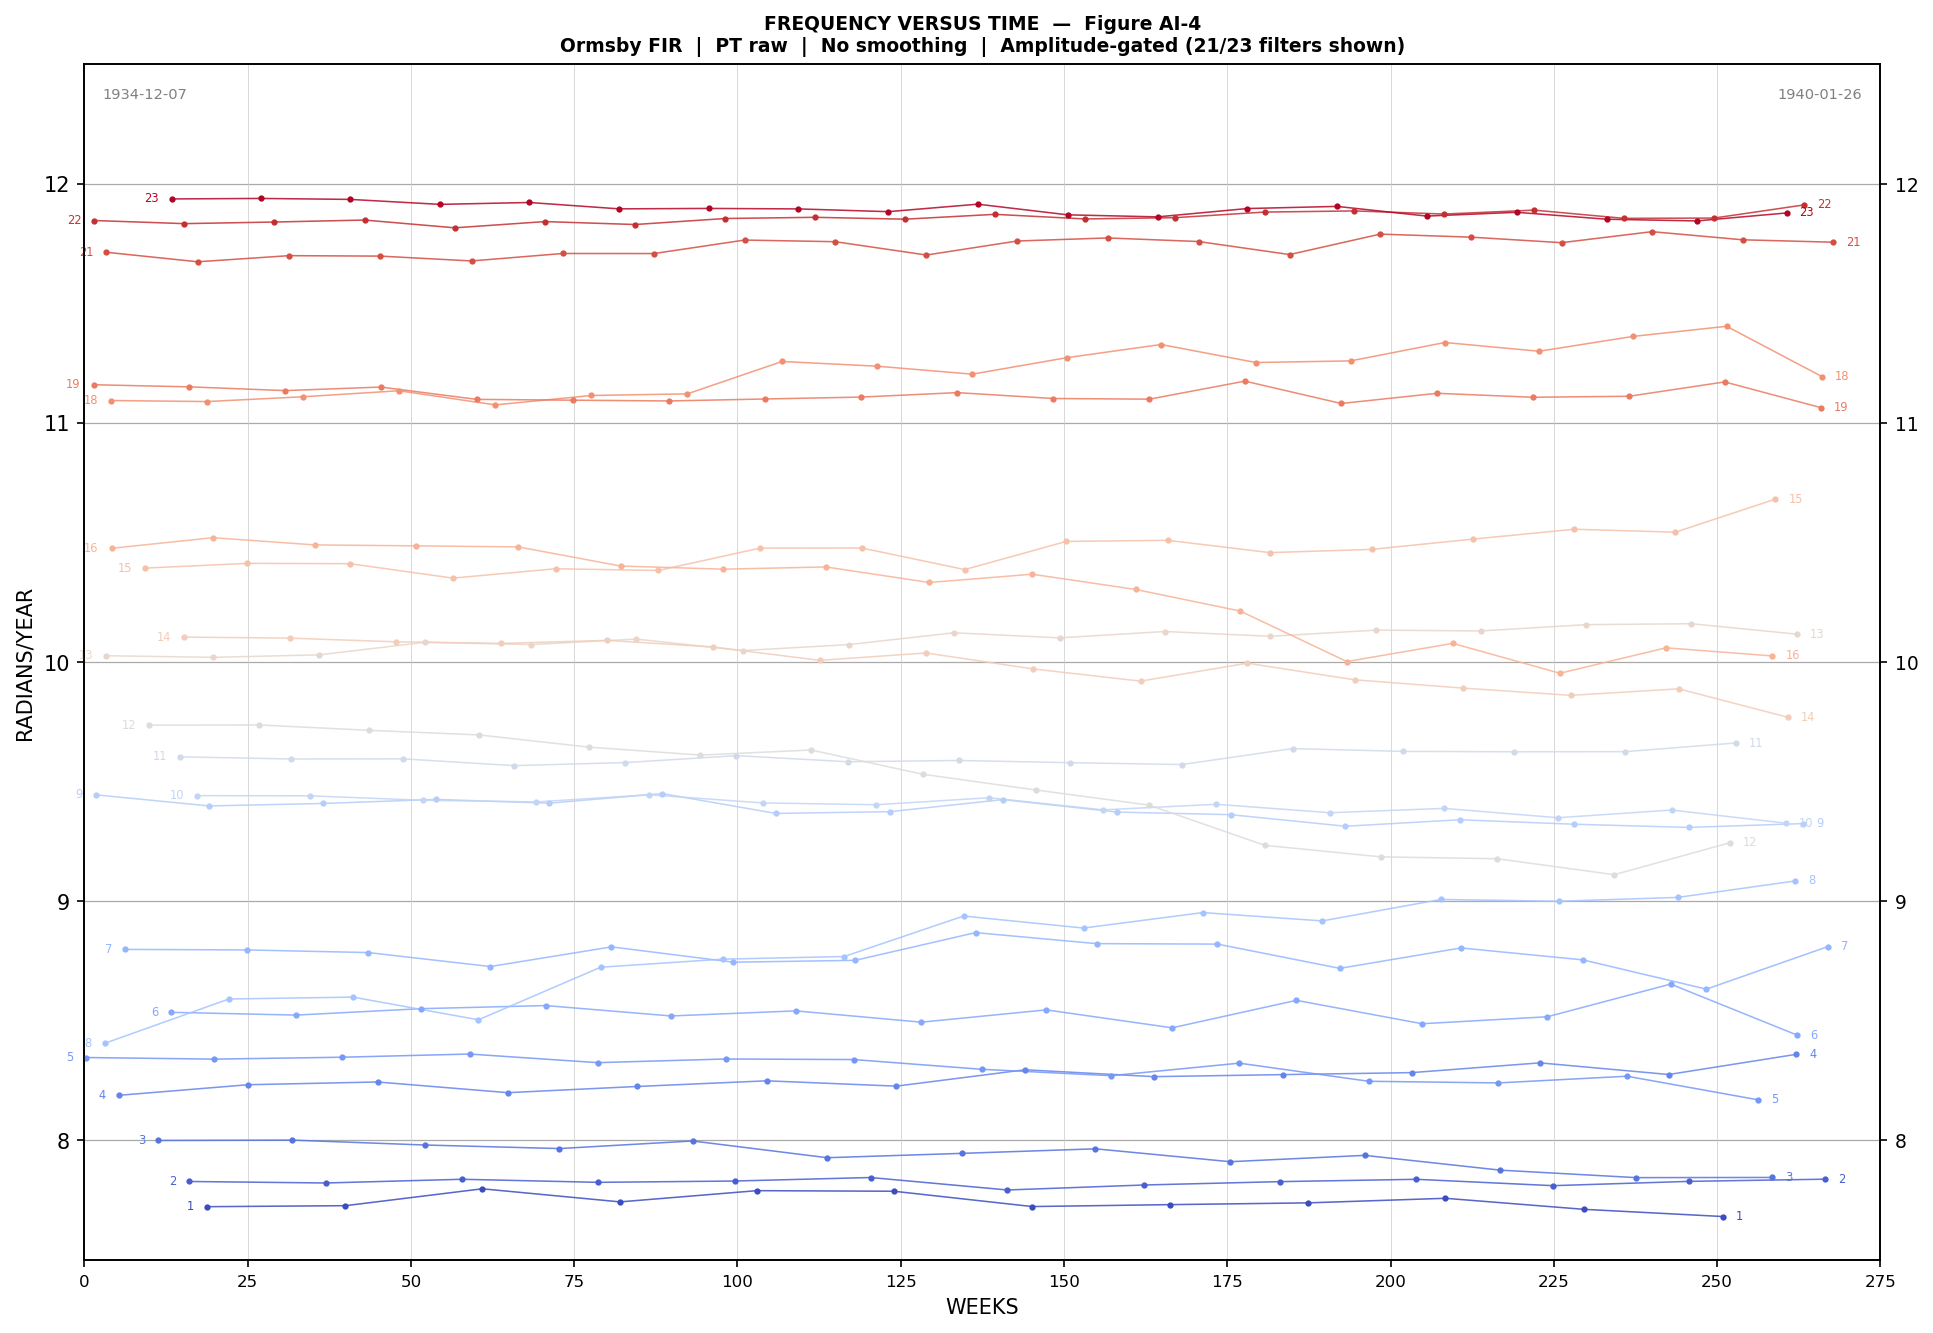

Write the Python code that produced this figure.
# -*- coding: utf-8 -*-
"""
Figure AI-4 v3 Final: Frequency Versus Time — Best Reproduction

Hurst-style single-panel reproduction of Figure AI-4 using:
  - Raw PT interleaved measurements (no smoothing of any kind)
  - Point placed at the time of the SECOND event (peak or trough)
  - Consecutive points joined by straight line segments
  - All 23 filters from the standard adjacent comb bank (step=0.2 r/y)
  - Amplitude gating to suppress gap filters (those whose window RMS
    falls below 30 % of the median — these are Hurst's "meaningless" filters)
  - Filter labels at BOTH left and right sides
  - Gridlines every 25 weeks (vertical) and at integer rad/yr (horizontal)
  - Colour ramp from blue (low fc) to red (high fc)

Also produces a 4-panel comparison figure showing:
  Panel 1: Reference image (Hurst's original AI-4)
  Panel 2: PT raw (all 23 filters, no gating)
  Panel 3: PT gated (gap filters removed)
  Panel 4: PT gated with harmonic-aligned spacing (step=0.3676)

Reference: J.M. Hurst, The Profit Magic of Stock Transaction Timing,
           Appendix A, Figure AI-4, p.194
"""

import sys
import os
sys.path.insert(0, os.path.abspath(os.path.join(os.path.dirname(__file__), '../..')))

import numpy as np
import matplotlib.pyplot as plt
import matplotlib.image as mpimg
from scipy.signal import find_peaks

from src.filters import design_hurst_comb_bank, create_filter_kernels, apply_filter_bank

from utils_ai import (
    load_weekly_data,
    design_comb_bank, make_ormsby_kernels, apply_comb_bank,
    get_window, FS_WEEKLY, NW_WEEKLY,
    DATE_DISPLAY_START, DATE_DISPLAY_END,
)

SCRIPT_DIR = os.path.dirname(os.path.abspath(__file__))
REF_IMAGE  = os.path.join(SCRIPT_DIR, '../../references/appendix_a/figure_AI4_v2.png')

YMIN, YMAX   = 7.5, 12.5
CLIP_FRAC    = 0.30
AMP_GATE_THR = 0.30    # gate filters whose window RMS < 30 % of median
X_MAX_LABEL  = 275     # last x-axis label to show (matches Hurst)


# ============================================================================
# MEASUREMENT UTILITIES (raw PT, point at second event, no smoothing)
# ============================================================================

def parabolic_peak(y, idx):
    if idx <= 0 or idx >= len(y) - 1:
        return float(idx)
    y0, y1, y2 = float(y[idx-1]), float(y[idx]), float(y[idx+1])
    denom = y0 - 2.0 * y1 + y2
    if abs(denom) < 1e-14:
        return float(idx)
    return idx + np.clip(0.5 * (y0 - y2) / denom, -1.0, 1.0)


def find_peaks_sub(signal, f_center, fs, min_dist_frac=0.55):
    T_samp = 2 * np.pi / f_center * fs
    min_d  = max(3, int(T_samp * min_dist_frac))
    idx, _ = find_peaks(signal, distance=min_d)
    return np.array([parabolic_peak(signal, i) for i in idx])


def find_troughs_sub(signal, f_center, fs):
    return find_peaks_sub(-signal, f_center, fs)


def measure_pt(signal_real, f_center, fs):
    """
    Interleaved P→T / T→P half-period.
    Point placed at TIME OF SECOND EVENT.
    Skips consecutive same-type events.
    """
    peaks   = find_peaks_sub(signal_real, f_center, fs)
    troughs = find_troughs_sub(signal_real, f_center, fs)
    events  = ([(t, 'P') for t in peaks] + [(t, 'T') for t in troughs])
    events.sort(key=lambda x: x[0])
    if len(events) < 2:
        return np.array([]), np.array([])
    times, freqs = [], []
    for k in range(len(events) - 1):
        t1, e1 = events[k]
        t2, e2 = events[k+1]
        if e1 == e2:
            continue
        dt_yr = (t2 - t1) / fs
        if dt_yr <= 0:
            continue
        times.append(t2)
        freqs.append(np.pi / dt_yr)
    return np.array(times), np.array(freqs)


def clip_to_window(times, freqs, s_idx, e_idx, f_center):
    if len(times) == 0:
        return np.array([]), np.array([])
    mask  = (times >= s_idx) & (times < e_idx)
    t     = (times[mask] - s_idx).astype(float)   # weeks (weekly data → 1 sample/week)
    f     = freqs[mask]
    valid = ((f >= f_center * (1 - CLIP_FRAC)) & (f <= f_center * (1 + CLIP_FRAC)) &
             (f >= YMIN) & (f <= YMAX))
    return t[valid], f[valid]


def amplitude_gate(outputs, s_idx, e_idx, threshold=AMP_GATE_THR):
    """
    Return a boolean mask: True = filter has sufficient energy in display window.
    Filters whose RMS < threshold × median_RMS are gated out.
    """
    rms_vals = np.array([
        np.sqrt(np.mean(np.abs(out['signal'][s_idx:e_idx]) ** 2))
        for out in outputs
    ])
    median_rms = np.median(rms_vals)
    keep = rms_vals >= threshold * median_rms
    return keep, rms_vals, median_rms


# ============================================================================
# LOAD DATA AND APPLY STANDARD ADJACENT COMB BANK
# ============================================================================

print("Loading weekly DJIA data...")
close, dates_dt = load_weekly_data()
s_idx, e_idx = get_window(dates_dt)
n_weeks = e_idx - s_idx
print(f"Display window: {DATE_DISPLAY_START} to {DATE_DISPLAY_END}  ({n_weeks} weeks)")

specs   = design_comb_bank(fs=FS_WEEKLY, nw=NW_WEEKLY)
filters = make_ormsby_kernels(specs, fs=FS_WEEKLY)

print("Applying Ormsby comb bank (step=0.2 r/y, adjacent)...")
outputs = apply_comb_bank(close, filters, fs=FS_WEEKLY)
print("Done.")


# ============================================================================
# AMPLITUDE GATING
# ============================================================================

keep_mask, rms_vals, median_rms = amplitude_gate(outputs, s_idx, e_idx)

print("\nAmplitude gating results (threshold = 30% of median RMS):")
print(f"  Median RMS: {median_rms:.4f}")
for i, (keep, rms, spec) in enumerate(zip(keep_mask, rms_vals, specs)):
    fc  = spec['f_center']
    pct = rms / median_rms * 100
    tag = '' if keep else '  ** GATED **'
    print(f"  FC-{i+1:2d}  fc={fc:.1f}  rms={rms:.4f}  ({pct:.0f}%){tag}")


# ============================================================================
# COMPUTE PT MEASUREMENTS (no smoothing)
# ============================================================================

print("\nComputing PT measurements (no smoothing, point at 2nd event)...")

meas_all   = []    # all 23 filters
meas_gated = []    # gated (gap filters removed)

for i, out in enumerate(outputs):
    fc  = specs[i]['f_center']
    sig = out['signal'].real
    t, f = measure_pt(sig, fc, FS_WEEKLY)
    t, f = clip_to_window(t, f, s_idx, e_idx, fc)
    meas_all.append((t, f, fc, i + 1))        # store filter number
    if keep_mask[i]:
        meas_gated.append((t, f, fc, i + 1))

n_all   = sum(len(t) for t, f, _, _ in meas_all)
n_gated = sum(len(t) for t, f, _, _ in meas_gated)
print(f"  All filters:   {n_all} points  ({n_all/23:.1f} avg/filter)")
print(f"  After gating:  {n_gated} points over {len(meas_gated)} filters  "
      f"({n_gated/max(len(meas_gated),1):.1f} avg/filter)")


# ============================================================================
# ALSO COMPUTE FOR HARMONIC-ALIGNED SPACING (0.3676 r/y step)
# ============================================================================

print("\nApplying harmonic-aligned comb bank (step=0.3676 r/y)...")

harm_step = 0.3676
fc_start_harm = 7.2 + 0.3 + 0.2 / 2.0    # W1_START + SKIRT + PASSBAND/2
n_harm = max(1, int((12.0 - fc_start_harm) / harm_step) + 1)

specs_harm  = design_hurst_comb_bank(
    n_filters=n_harm,
    w1_start=7.2,
    w_step=harm_step,
    passband_width=0.2,
    skirt_width=0.3,
    nw=NW_WEEKLY,
    fs=FS_WEEKLY,
)
filters_harm = create_filter_kernels(specs_harm, fs=FS_WEEKLY,
                                     filter_type='modulate', analytic=True)
result_harm  = apply_filter_bank(close, filters_harm, fs=FS_WEEKLY)
outputs_harm = result_harm['filter_outputs']

keep_harm, _, _ = amplitude_gate(outputs_harm, s_idx, e_idx)

meas_harm = []
for i, out in enumerate(outputs_harm):
    if not keep_harm[i]:
        continue
    fc  = specs_harm[i]['f_center']
    sig = out['signal'].real
    t, f = measure_pt(sig, fc, FS_WEEKLY)
    t, f = clip_to_window(t, f, s_idx, e_idx, fc)
    meas_harm.append((t, f, fc, i + 1))

n_harm_pts = sum(len(t) for t, f, _, _ in meas_harm)
print(f"  Harmonic-aligned: {n_harm} filters, {n_harm_pts} points "
      f"({n_harm_pts/max(len(meas_harm),1):.1f} avg/filter after gating)")


# ============================================================================
# COLOUR RAMP
# ============================================================================

_cmap = plt.colormaps['coolwarm']
N_FILT = len(specs)
COLORS_23 = [_cmap(i / (N_FILT - 1)) for i in range(N_FILT)]


# ============================================================================
# PLOT HELPER: SINGLE FVT PANEL (no smoothing, straight line segments)
# ============================================================================

def plot_fvt_panel(ax, meas_list, title, ymin=YMIN, ymax=YMAX,
                   label_right=True, alpha=0.85, lw=0.75, dot_size=2.0,
                   color_by_idx=True, single_color=None):
    """
    Plot FVT for a list of (t, f, fc, filter_num) tuples.
    color_by_idx=True: use filter index in the 23-filter ramp.
    Otherwise use single_color.
    """
    for item in meas_list:
        t, f, fc, fnum = item
        if len(t) == 0:
            continue
        # Color: use position in 23-filter ramp by fc value, or single color
        if color_by_idx:
            idx23 = round((fc - 7.6) / 0.2)
            idx23 = max(0, min(idx23, N_FILT - 1))
            c = COLORS_23[idx23]
        else:
            c = single_color or 'steelblue'

        # Straight line segments joining measurement points (no smoothing)
        ax.plot(t, f, '-', color=c, linewidth=lw, alpha=alpha, zorder=3)
        ax.plot(t, f, 'o', color=c, markersize=dot_size, zorder=4)

        # Labels at start and end
        if len(t) > 0:
            ax.text(t[0]  - 2, f[0],  str(fnum), fontsize=5.5, color=c,
                    ha='right', va='center', zorder=5)
        if label_right and len(t) > 0:
            ax.text(t[-1] + 2, f[-1], str(fnum), fontsize=5.5, color=c,
                    ha='left',  va='center', zorder=5)

    # Gridlines
    for ref in range(8, 13):
        ax.axhline(ref, color='#AAAAAA', linewidth=0.6, zorder=1)
    for wk in range(0, n_weeks + 50, 25):
        ax.axvline(wk, color='#CCCCCC', linewidth=0.35, zorder=1)

    ax.set_xlim(0, max(n_weeks, X_MAX_LABEL))
    ax.set_ylim(ymin, ymax)
    ax.set_xlabel('WEEKS', fontsize=10)
    ax.set_ylabel('RADIANS/YEAR', fontsize=10)
    ax.set_xticks(range(0, X_MAX_LABEL + 1, 25))
    ax.set_xticklabels([str(x) if x <= X_MAX_LABEL else '' for x in range(0, X_MAX_LABEL + 1, 25)],
                       fontsize=8)
    ax.set_yticks([8, 9, 10, 11, 12])
    ax.set_title(title, fontsize=9, fontweight='bold')


# ============================================================================
# FIGURE 1: HURST-STYLE SINGLE PANEL (gated, adjacent step)
# ============================================================================

print("\nGenerating Figure 1: Hurst-style single panel (gated, step=0.2 r/y)...")

fig1, ax1 = plt.subplots(figsize=(13, 9))
plot_fvt_panel(ax1, meas_gated,
               'FREQUENCY VERSUS TIME  —  Figure AI-4\n'
               f'Ormsby FIR  |  PT raw  |  No smoothing  |  '
               f'Amplitude-gated ({len(meas_gated)}/23 filters shown)',
               label_right=True)

# Right-side y-axis (matches Hurst's layout)
ax1r = ax1.twinx()
ax1r.set_ylim(YMIN, YMAX)
ax1r.set_yticks([8, 9, 10, 11, 12])
ax1r.tick_params(labelsize=9)

# Annotate date range
ax1.text(0.01, 0.98, DATE_DISPLAY_START, transform=ax1.transAxes,
         fontsize=7, va='top', color='gray')
ax1.text(0.99, 0.98, DATE_DISPLAY_END, transform=ax1.transAxes,
         fontsize=7, va='top', ha='right', color='gray')

fig1.tight_layout()
out1 = os.path.join(SCRIPT_DIR, 'fig_AI4_v3_final.png')
fig1.savefig(out1, dpi=150, bbox_inches='tight')
plt.close(fig1)
print(f"  Saved: {out1}")


# ============================================================================
# FIGURE 2: 4-PANEL COMPARISON
#   [0] Reference image  [1] PT all 23 (no gate)
#   [2] PT gated (adj)   [3] PT gated (harmonic)
# ============================================================================

print("Generating Figure 2: 4-panel comparison...")

fig2, axes2 = plt.subplots(2, 2, figsize=(22, 16),
                            gridspec_kw={'wspace': 0.15, 'hspace': 0.35})

# Panel 0: reference image
ax00 = axes2[0, 0]
if os.path.exists(REF_IMAGE):
    ref_img = mpimg.imread(REF_IMAGE)
    ax00.imshow(ref_img, aspect='auto')
    ax00.axis('off')
    ax00.set_title("Hurst's Original AI-4 (reference scan)", fontsize=9, fontweight='bold')
else:
    ax00.text(0.5, 0.5, 'Reference image not found\n' + REF_IMAGE,
              transform=ax00.transAxes, ha='center', va='center', fontsize=9)
    ax00.axis('off')
    ax00.set_title("Reference (not found)", fontsize=9)

# Panel 1: PT all filters, no gating
ax01 = axes2[0, 1]
plot_fvt_panel(ax01, meas_all,
               f'PT raw — all 23 filters (no amplitude gate)\n'
               f'{n_all} points ({n_all/23:.1f} avg/filter)',
               label_right=False)

# Panel 2: PT gated (adjacent step)
ax10 = axes2[1, 0]
n_g  = len(meas_gated)
plot_fvt_panel(ax10, meas_gated,
               f'PT raw — amplitude-gated ({n_g}/23 filters, thr={AMP_GATE_THR:.0%})\n'
               f'{n_gated} points ({n_gated/max(n_g,1):.1f} avg/filter)',
               label_right=True)

# Panel 3: PT gated harmonic-aligned
ax11 = axes2[1, 1]
n_hg = len(meas_harm)
plot_fvt_panel(ax11, meas_harm,
               f'PT raw — harmonic-aligned (step={harm_step} r/y, gated)\n'
               f'{n_harm_pts} points ({n_harm_pts/max(n_hg,1):.1f} avg/filter)',
               label_right=True, color_by_idx=False, single_color=None)

fig2.suptitle(
    f'AI-4 Comparison  |  {DATE_DISPLAY_START} to {DATE_DISPLAY_END}\n'
    'PT measurements (point at 2nd event)  |  No smoothing  |  Straight line segments',
    fontsize=11, fontweight='bold'
)
out2 = os.path.join(SCRIPT_DIR, 'fig_AI4_v3_4panel.png')
fig2.savefig(out2, dpi=130, bbox_inches='tight')
plt.close(fig2)
print(f"  Saved: {out2}")


# ============================================================================
# FIGURE 3: REFERENCE UNDERLAY + GATED PT OVERLAY
# ============================================================================

print("Generating Figure 3: Reference underlay + gated PT overlay...")

fig3, ax3 = plt.subplots(figsize=(14, 9))

if os.path.exists(REF_IMAGE):
    ref_img = mpimg.imread(REF_IMAGE)
    ax3.imshow(ref_img, extent=[0, X_MAX_LABEL, YMIN, YMAX],
               aspect='auto', alpha=0.50, zorder=1)

plot_fvt_panel(ax3, meas_gated,
               f'AI-4  |  Reference Underlay + PT Gated Overlay\n'
               f'{len(meas_gated)}/23 filters  |  No smoothing  |  '
               f'Reference at 50% opacity',
               label_right=True, alpha=0.90, lw=0.8, dot_size=2.5)

out3 = os.path.join(SCRIPT_DIR, 'fig_AI4_v3_final_overlay.png')
fig3.savefig(out3, dpi=150, bbox_inches='tight')
plt.close(fig3)
print(f"  Saved: {out3}")


# ============================================================================
# SUMMARY
# ============================================================================

print()
print("=" * 60)
print("AI-4 v3 Final Summary")
print("=" * 60)
print(f"Display window : {DATE_DISPLAY_START} to {DATE_DISPLAY_END}  ({n_weeks} wks)")
print(f"Method         : PT interleaved, point at 2nd event, no smoothing")
print(f"All 23 filters : {n_all} pts  ({n_all/23:.1f} avg/filter)")
print(f"After gating   : {n_gated} pts over {len(meas_gated)} filters")
print(f"  Gated filters: {[i+1 for i, k in enumerate(keep_mask) if not k]}")
print(f"Harmonic-align : {n_harm_pts} pts over {n_hg} filters")
print()
print("Output files:")
for f in [out1, out2, out3]:
    print(f"  {os.path.basename(f)}")
print()
print("Done.")
